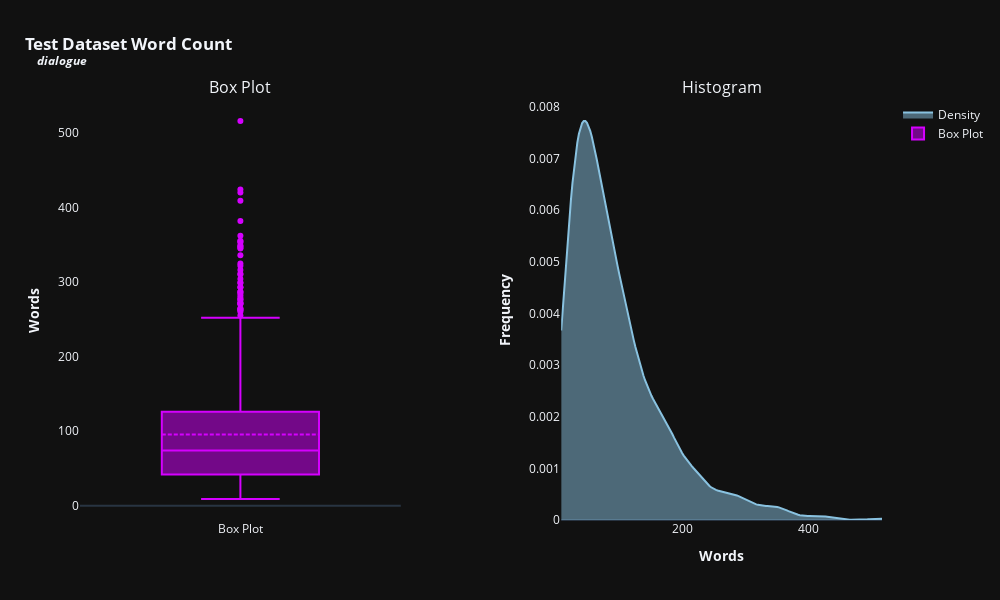
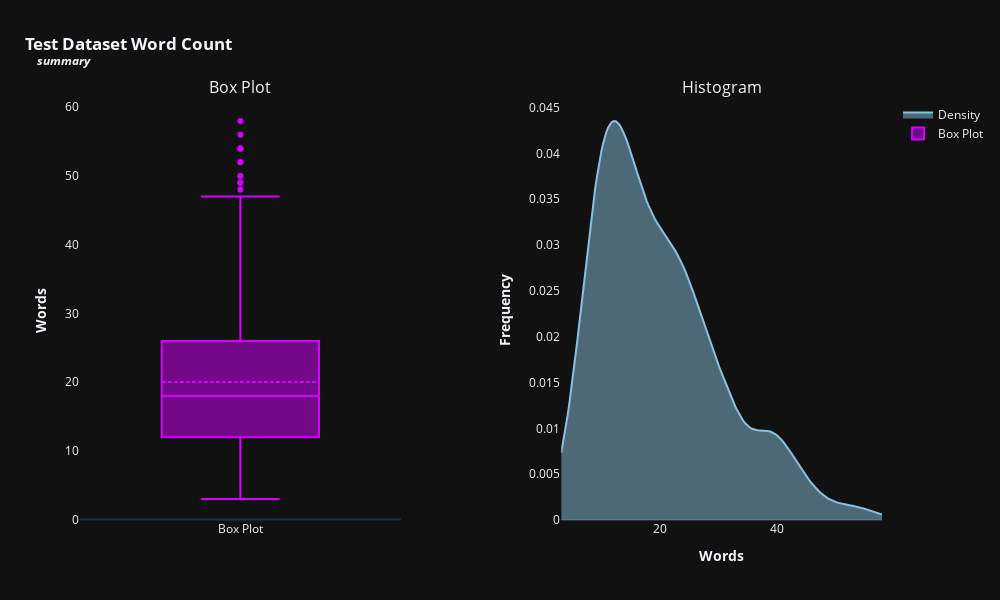

Source (notebook cell) for these figures, in order:
### Code cell
df_text_lenght = pd.DataFrame()
for feat in categorical_features:
    df_text_lenght[feat] = test[feat].apply(lambda x: len(str(x).split()))

histogram_boxplot(df_text_lenght,'#89c2e0', '#d500ff', 600, 1000, True, 'Test Dataset')

### Figure 1 — Plotly figure (JSON) as saved in the notebook; plotly's stock layout.template omitted (floating-point values rounded to 4 significant figures; data arrays with more than 128 entries replaced by an {"elided": "..."} marker saying what was removed)
{"data": [{"fill": "tozeroy", "line": {"color": "#89c2e0"}, "mode": "lines", "name": "Density", "type": "scatter", "x": {"elided": "200 float values"}, "xaxis": "x2", "y": {"elided": "200 float values"}, "yaxis": "y2"}, {"boxmean": true, "line": {"color": "#d500ff"}, "name": "Box Plot", "type": "box", "xaxis": "x", "y": {"elided": "819 int values"}, "yaxis": "y"}], "layout": {"annotations": [{"font": {"size": 16}, "showarrow": false, "text": "Box Plot", "x": 0.2, "xanchor": "center", "xref": "paper", "y": 1, "yanchor": "bottom", "yref": "paper"}, {"font": {"size": 16}, "showarrow": false, "text": "Histogram", "x": 0.8, "xanchor": "center", "xref": "paper", "y": 1, "yanchor": "bottom", "yref": "paper"}], "height": 600, "margin": {"t": 100}, "showlegend": true, "title": {"text": "<b>Test Dataset Word Count<br><sup><i>&nbsp;&nbsp;&nbsp;&nbsp;dialogue</i></sup></b>", "x": 0.025, "xanchor": "left"}, "width": 1000, "xaxis": {"anchor": "y", "domain": [0, 0.4], "showgrid": false, "title": {"text": ""}}, "xaxis2": {"anchor": "y2", "domain": [0.6, 1], "showgrid": false, "title": {"text": "<b>Words</b>"}}, "yaxis": {"anchor": "x", "domain": [0, 1], "showgrid": false, "title": {"text": "<b>Words</b>"}}, "yaxis2": {"anchor": "x2", "domain": [0, 1], "showgrid": false, "title": {"text": "<b>Frequency</b>"}}}}

### Figure 2 — Plotly figure (JSON) as saved in the notebook; plotly's stock layout.template omitted (floating-point values rounded to 4 significant figures; data arrays with more than 128 entries replaced by an {"elided": "..."} marker saying what was removed)
{"data": [{"fill": "tozeroy", "line": {"color": "#89c2e0"}, "mode": "lines", "name": "Density", "type": "scatter", "x": {"elided": "200 float values"}, "xaxis": "x2", "y": {"elided": "200 float values"}, "yaxis": "y2"}, {"boxmean": true, "line": {"color": "#d500ff"}, "name": "Box Plot", "type": "box", "xaxis": "x", "y": {"elided": "819 int values"}, "yaxis": "y"}], "layout": {"annotations": [{"font": {"size": 16}, "showarrow": false, "text": "Box Plot", "x": 0.2, "xanchor": "center", "xref": "paper", "y": 1, "yanchor": "bottom", "yref": "paper"}, {"font": {"size": 16}, "showarrow": false, "text": "Histogram", "x": 0.8, "xanchor": "center", "xref": "paper", "y": 1, "yanchor": "bottom", "yref": "paper"}], "height": 600, "margin": {"t": 100}, "showlegend": true, "title": {"text": "<b>Test Dataset Word Count<br><sup><i>&nbsp;&nbsp;&nbsp;&nbsp;summary</i></sup></b>", "x": 0.025, "xanchor": "left"}, "width": 1000, "xaxis": {"anchor": "y", "domain": [0, 0.4], "showgrid": false, "title": {"text": ""}}, "xaxis2": {"anchor": "y2", "domain": [0.6, 1], "showgrid": false, "title": {"text": "<b>Words</b>"}}, "yaxis": {"anchor": "x", "domain": [0, 1], "showgrid": false, "title": {"text": "<b>Words</b>"}}, "yaxis2": {"anchor": "x2", "domain": [0, 1], "showgrid": false, "title": {"text": "<b>Frequency</b>"}}}}
